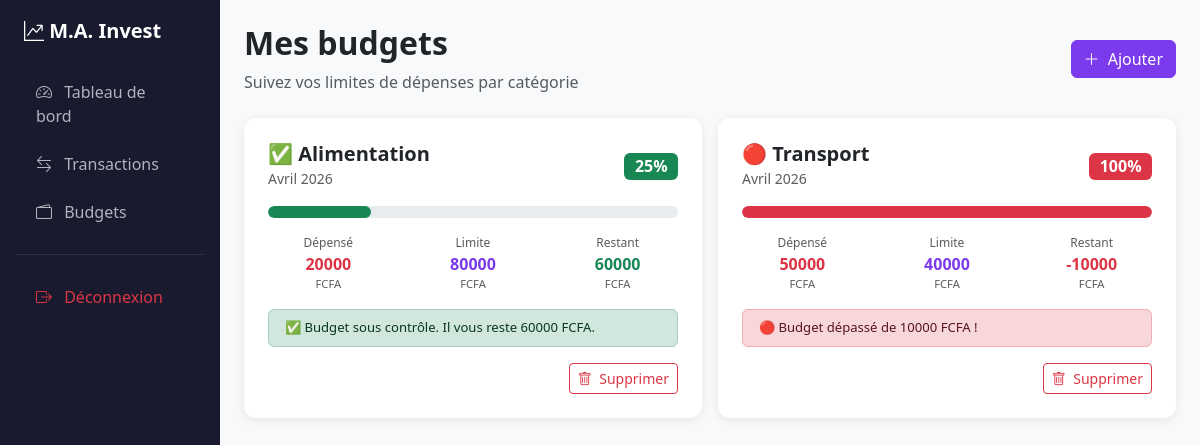
The page /budgets (signed in) on the database its author committed.
### app/models.py (models this page shows)
class Budget(db.Model):
    id = db.Column(db.Integer, primary_key=True)
    categorie = db.Column(db.String(50), nullable=False)
    limite = db.Column(db.Float, nullable=False)
    mois = db.Column(db.Integer, nullable=False)
    annee = db.Column(db.Integer, nullable=False)
    user_id = db.Column(db.Integer, db.ForeignKey('user.id'), nullable=False)

### app/routes/budget.py (the view)
@budget_bp.route('/budgets')
@login_required
def liste():
    budgets = Budget.query.filter_by(user_id=current_user.id).all()
    budgets_avec_stats = []
    for b in budgets:
        depenses_reelles = sum(
            t.montant for t in Transaction.query.filter_by(
                user_id=current_user.id,
                type='depense',
                categorie=b.categorie
            ).all()
            if t.date.month == b.mois and t.date.year == b.annee
        )
        pourcentage = min(round((depenses_reelles / b.limite) * 100), 100) if b.limite > 0 else 0
        if pourcentage >= 100:
            statut = 'danger'
            icone = '🔴'
        elif pourcentage >= 75:
            statut = 'warning'
            icone = '⚠️'
        else:
            statut = 'success'
            icone = '✅'
        budgets_avec_stats.append({
            'id': b.id,
            'categorie': b.categorie,
            'limite': b.limite,
            'mois': b.mois,
            'annee': b.annee,
            'depenses_reelles': depenses_reelles,
            'pourcentage': pourcentage,
            'statut': statut,
            'icone': icone,
            'restant': b.limite - depenses_reelles
        })
    return render_template('budget/liste.html', budgets=budgets_avec_stats)

### app/routes/auth.py (called while the page is built)
@login_manager.user_loader
def load_user(user_id):
    return User.query.get(int(user_id))

### app/templates/budget/liste.html (shortened to what this page needs)
{% extends 'base.html' %}
{% block content %}
<div class="d-flex justify-content-between align-items-center mb-4">
    <div>
        <h2 class="fw-bold">Mes budgets</h2>
        <p class="text-muted mb-0">Suivez vos limites de dépenses par catégorie</p>
    </div>
    <a href="{{ url_for('budget.ajouter') }}" class="btn btn-primary">
        <i class="bi bi-plus-lg me-1"></i> Ajouter
    </a>
</div>
<div class="row g-3">
    {% if budgets %}
        {% for b in budgets %}
        <div class="col-md-6">
            <div class="card p-4">
                <div class="d-flex justify-content-between align-items-center mb-3">
                    <div>
                        <h5 class="fw-bold mb-0">{{ b.icone }} {{ b.categorie }}</h5>
                        <small class="text-muted">
                            {% set mois_noms = ['', 'Janvier','Février','Mars','Avril','Mai','Juin','Juillet','Août','Septembre','Octobre','Novembre','Décembre'] %}
                            {{ mois_noms[b.mois] }} {{ b.annee }}
                        </small>
                    </div>
                    <span class="badge bg-{{ b.statut }} fs-6">{{ b.pourcentage }}%</span>
                </div>
                <div class="progress mb-3" style="height: 12px; border-radius: 6px;">
                    <div class="progress-bar bg-{{ b.statut }}"
                         role="progressbar"
                         style="width: {{ b.pourcentage }}%; border-radius: 6px;"
                         aria-valuenow="{{ b.pourcentage }}"
                         aria-valuemin="0"
                         aria-valuemax="100">
                    </div>
                </div>
                <div class="row text-center mb-3">
                    <div class="col-4">
                        <p class="text-muted mb-0" style="font-size:0.75rem;">Dépensé</p>
                        <p class="fw-bold text-danger mb-0">{{ "%.0f"|format(b.depenses_reelles) }}</p>
                        <p class="text-muted mb-0" style="font-size:0.7rem;">FCFA</p>
                    </div>
                    <div class="col-4">
                        <p class="text-muted mb-0" style="font-size:0.75rem;">Limite</p>
                        <p class="fw-bold mb-0" style="color:#7c3aed;">{{ "%.0f"|format(b.limite) }}</p>
                        <p class="text-muted mb-0" style="font-size:0.7rem;">FCFA</p>
                    </div>
                    <div class="col-4">
                        <p class="text-muted mb-0" style="font-size:0.75rem;">Restant</p>
                        <p class="fw-bold mb-0 {% if b.restant < 0 %}text-danger{% else %}text-success{% endif %}">
                            {{ "%.0f"|format(b.restant) }}
                        </p>
                        <p class="text-muted mb-0" style="font-size:0.7rem;">FCFA</p>
                    </div>
                </div>
                {% if b.pourcentage >= 100 %}
                <div class="alert alert-danger py-2 mb-3" style="font-size:0.82rem;">
                    🔴 Budget dépassé de {{ "%.0f"|format(-b.restant) }} FCFA !
                </div>
                {% elif b.pourcentage >= 75 %}
                <div class="alert alert-warning py-2 mb-3" style="font-size:0.82rem;">
                    ⚠️ Attention ! Vous avez utilisé {{ b.pourcentage }}% de votre budget.
                </div>
                {% else %}
                <div class="alert alert-success py-2 mb-3" style="font-size:0.82rem;">
                    ✅ Budget sous contrôle. Il vous reste {{ "%.0f"|format(b.restant) }} FCFA.
                </div>
                {% endif %}
                <div class="text-end">
                    <a href="{{ url_for('budget.supprimer', id=b.id) }}"
                       class="btn btn-sm btn-outline-danger"
                       onclick="return confirm('Supprimer ce budget ?')">
                        <i class="bi bi-trash me-1"></i> Supprimer
                    </a>
                </div>
            </div>
        </div>
        {% endfor %}
    {% endif %}
</div>
{% endblock %}

### app/templates/base.html (style rules this page uses)
body { background-color: #f8f9fa; }
.card { border: none; border-radius: 12px; box-shadow: 0 2px 10px rgba(0,0,0,0.08); }
.btn-primary { background: #7c3aed; border-color: #7c3aed; }

### rows shown on the page
Budget: icone "✅", categorie "Alimentation", mois_noms "Avril", annee "2026", pourcentage "25", depenses_reelles "20000", limite "80000", restant "60000"
Budget: icone "🔴", categorie "Transport", mois_noms "Avril", annee "2026", pourcentage "100", depenses_reelles "50000", limite "40000", restant "-10000", restant "10000"
